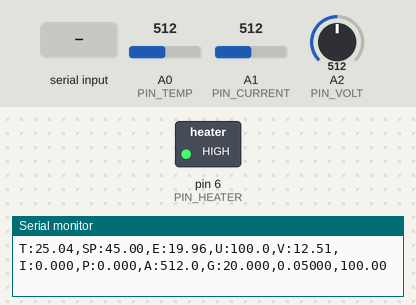
This sketch was run on a simulated Arduino Nano, built with avr-gcc and run on an emulated ATmega328P. Parts: switched loads named in the sketch (green lamp = pin HIGH), the last lines printed to the serial monitor. The test bench sets the inputs (shaded band); at power-on: A0 (PIN_TEMP) = 512, A1 (PIN_CURRENT) = 512, A2 (PIN_VOLT) = 512.

Above: at 1.9 s.
2.0 s: A0 (PIN_TEMP) set to 900
At 3.6 s:
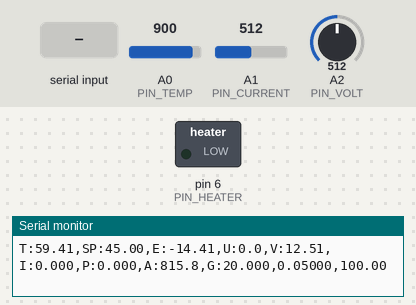
4.2 s: "S:90\n" received over Serial
At 6.5 s:
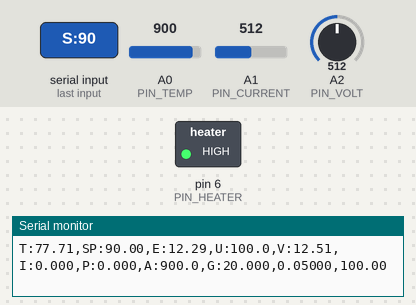
7.2 s: A0 (PIN_TEMP) set to 0
At 9.1 s:
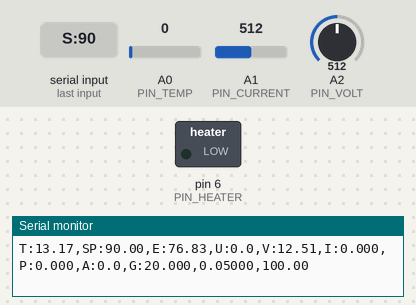
9.2 s: A0 (PIN_TEMP) set to 3
At 12.1 s:
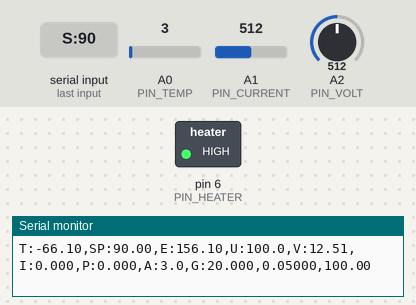
12.2 s: A0 (PIN_TEMP) set to 1011
At 13.6 s:
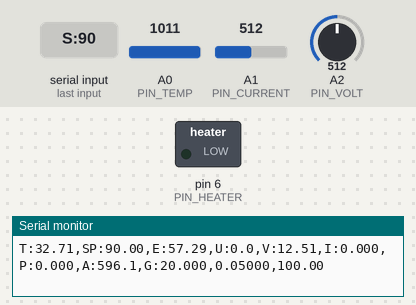
Timing chart, 0 to 15.2 s (numbered marks = the images above; inputs shaded):
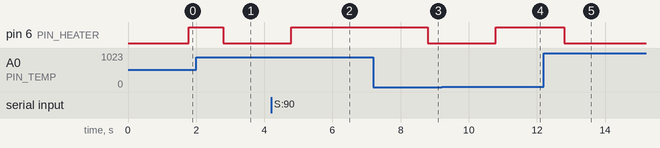

The sketch:

arduino_nano_rl_pid.ino
```cpp
/*
  arduino_nano_rl_pid.ino  —  firmware for OUR rig (exact parts below). Fast PID "reflex" loop;
  the laptop (run_on_rig/live_tuner.py) is the slow "brain" that sends new Kp, Ki, Kd.

  ─── PARTS ────────────────────────────────────────────────────────────────────────────────
   Board        Nano R3, CH340 USB chip (generic Arduino Nano compatible)
   Temperature  B3950 100K NTC thermistor, glass head, 1 m  (placed at the FARTHEST point from the heater)
   Current      ACS712 30A hall-effect current sensor module (66 mV/A, 2.5 V at 0 A)
   Voltage      Voltage Detection Sensor Module 25V (30k/7.5k divider -> ratio 5)
   Switch       STP55NF06 (P55NF06) N-channel MOSFET, 60 V 50 A, TO-220
   Heater       24 V 40 W ceramic cartridge heater (3D-printer type)

  ─── ASSUMED SPECS (typical values for these parts; we did not have datasheets for our exact units) ───
   Heater   24 V 40 W ceramic cartridge (3D-printer type): R = V²/P = 24²/40 ≈ 14.4 Ω (hot), ≈ 1.67 A at 24 V,
            rated max 24 V. Our step tests were logged with a heater that measured ≈ 3.7 Ω (V/I), so
            live_tuner.py measures R on the rig (A2 / A1) and rescales the voltage it shows the agent.
            With a 14.4 Ω heater keep the supply between ~3.5 V and ~10.8 V to stay inside the power range
            the agent was trained on (1–7 W); above that, re-run the step test and retrain.
   NTC      B3950 100K: R25 = 100 kΩ, Beta = 3950 K. Divider resistor = 100 kΩ. On our rig the NTC is on the 5 V side
            (5V - NTC - A0 - 100k - GND): with the other orientation the reading FELL when the heater was on.
            In this orientation A0 rises with temperature and stays inside 2–5 V over the working range
            (≈2.5 V at 25 °C, ≈3.7 V at 50 °C, ≈4.4 V at 80 °C), as our professor asked.
   ACS712   30A version: 66 mV/A, output 2.5 V at 0 A (VCC/2). One ADC step = 4.9 mV ≈ 74 mA, so the reading
            is averaged over every 1 s window (~thousands of samples) to resolve the ~0.5–1.7 A heater current.
   Voltage  25V detection module: 30 kΩ / 7.5 kΩ divider -> ratio 5, max 25 V input (5 V at the Nano pin).
   MOSFET   STP55NF06: Vds 60 V, Id 50 A, Vgs(th) 2–4 V, Rds(on) ≈ 18 mΩ at Vgs = 10 V. NOT logic-level: with
            the Nano's 5 V gate drive Rds(on) is higher, which is fine for ≤ 2 A (it gets warm, add a small heat
            sink). 1 s time-proportioned switching (not fast PWM) keeps switching losses negligible.
   ADC      Nano 10-bit ADC, reference = USB 5 V (measure it and put the real value in ADC_REF).

  ─── PINS (from our wiring) ──────────────────────────────────────────────────────────────
   A0  <- NTC thermistor divider:   5V ── NTC 100k ──┬── A0
                                                     └── 100kΩ fixed ── GND
   A1  <- ACS712-30A  OUT      (VCC 5V, GND; the heater current goes through its screw terminals)
   A2  <- Voltage sensor  S    (its input terminals across the heater SUPPLY, before the MOSFET; "-" to GND)
   D6  -> MOSFET gate through 100 Ω, plus 10 kΩ gate -> GND pull-down
          MOSFET drain -> heater (-), heater (+) -> supply (+), source -> supply GND = Nano GND (common ground!)

  ─── LIBRARIES ── Arduino IDE > Library Manager:  "PID" by Brett Beauregard (PID_v1).  Nothing else.
  ─── BOARD ────── Tools > Board > Arduino Nano;  Processor > ATmega328P (Old Bootloader) for CH340 clones.
                   Windows: install the CH340 driver if no COM port appears.

  ─── SERIAL 9600 ─────────────────────────────────────────────────────────────────────────
   out (1 s):  T:<C>,SP:<C>,E:<C>,U:<%>,V:<volts>,I:<amps>,P:<watts>,A:<raw A0 0-1023>,G:<Kp>,<Ki>,<Kd>
   in:         K:<Kp>,<Ki>,<Kd>   new gains (clamped; SetTunings keeps the integral -> bumpless)
               S:<C>              new setpoint
               M:<%>              manual PWM for step tests,  M:-1 back to automatic
  SAFETY: PID never stops; last gains stay if the laptop disconnects; heater OFF above T_CUTOFF or on a
          broken / shorted thermistor reading.
*/
#include <PID_v1.h>

// ---------------- pins ----------------
const int PIN_TEMP    = A0;   // NTC thermistor divider
const int PIN_CURRENT = A1;   // ACS712-30A
const int PIN_VOLT    = A2;   // 25V voltage sensor module
const int PIN_HEATER  = 6;    // STP55NF06 gate (D6, through 100 Ω)

// ---------------- calibration (check with a multimeter) ----------------
const float ADC_REF        = 5.0;      // measure the Nano 5V pin and put the real value here
const float VOLT_RATIO     = 5.0;      // 25V module: 30k + 7.5k  -> 5
const float I_SENS_V_PER_A = 0.066;    // ACS712-30A: 66 mV/A  (5A: 0.185, 20A: 0.100)
float       I_ZERO_V       = 2.5;      // auto-measured at start-up with the heater OFF
// NTC B3950 100K
const float NTC_R0   = 100000.0;       // resistance at 25 °C
const float NTC_BETA = 3950.0;
const float NTC_T0_K = 298.15;
const float R_FIXED  = 100000.0;       // fixed resistor of the NTC divider: 100 kΩ (matches room temperature)
const bool  NTC_TO_GND = false;        // our rig: 5V-NTC-A0-R_FIXED-GND (A0 rises with temperature, 2–5 V)

// ---------------- safety / gain bounds (same as the simulator) ----------------
const float  T_CUTOFF = 110.0;
const double KP_MIN = 0.5, KP_MAX = 1000.0, KI_MIN = 0.0005, KI_MAX = 10.0, KD_MIN = 0.0, KD_MAX = 5000.0;  // = SAFETY in thermal_pid_env.py (v2)

double T = 0, setpointC = 45.0, U = 0;   // (not "SP": SP is the AVR stack-pointer macro)
double Kp = 20.0, Ki = 0.05, Kd = 100.0;      // safe start; the agent improves them
PID pid(&T, &U, &setpointC, Kp, Ki, Kd, DIRECT);

const unsigned long WINDOW_MS = 1000;          // heater PWM window = PID sample time = 1 s
unsigned long windowStart = 0, lastTick = 0;
double manualU = -1;
float sumV = 0, sumI = 0, sumAdcT = 0; long nSamp = 0;
bool sensorFault = false;
String rx;

double clampd(double x, double lo, double hi) { return x < lo ? lo : (x > hi ? hi : x); }
float adcVolts(int pin) { return analogRead(pin) * (ADC_REF / 1023.0); }

// B-parameter equation:  1/T = 1/T0 + ln(R/R0)/B
float ntcCelsius(float adc) {
  if (adc < 2 || adc > 1021) { sensorFault = true; return NAN; }   // open or shorted thermistor
  float ratio = adc / 1023.0;
  float r = NTC_TO_GND ? R_FIXED * ratio / (1.0 - ratio) : R_FIXED * (1.0 - ratio) / ratio;
  float invT = 1.0 / NTC_T0_K + log(r / NTC_R0) / NTC_BETA;
  sensorFault = false;
  return 1.0 / invT - 273.15;
}

void handleLine(const String& s) {
  if (s.startsWith("K:")) {
    int a = s.indexOf(','), b = s.indexOf(',', a + 1);
    if (a < 0 || b < 0) return;
    Kp = clampd(s.substring(2, a).toFloat(), KP_MIN, KP_MAX);
    Ki = clampd(s.substring(a + 1, b).toFloat(), KI_MIN, KI_MAX);
    Kd = clampd(s.substring(b + 1).toFloat(), KD_MIN, KD_MAX);
    pid.SetTunings(Kp, Ki, Kd);
  } else if (s.startsWith("S:")) {
    setpointC = clampd(s.substring(2).toFloat(), 0, T_CUTOFF - 5);
  } else if (s.startsWith("M:")) {
    manualU = s.substring(2).toFloat();
    pid.SetMode(manualU < 0 ? AUTOMATIC : MANUAL);
  }
}

void setup() {
  Serial.begin(9600);
  pinMode(PIN_HEATER, OUTPUT);
  digitalWrite(PIN_HEATER, LOW);
  delay(300);
  float z = 0;                                  // ACS712 zero-current offset, heater OFF
  for (int i = 0; i < 400; i++) { z += adcVolts(PIN_CURRENT); delay(1); }
  I_ZERO_V = z / 400.0;
  float a = 0;                                  // first temperature reading
  for (int i = 0; i < 64; i++) a += analogRead(PIN_TEMP);
  T = ntcCelsius(a / 64.0);
  pid.SetOutputLimits(0, 100);
  pid.SetSampleTime(1000);
  pid.SetMode(AUTOMATIC);
  windowStart = lastTick = millis();
}

void loop() {
  while (Serial.available()) {
    char c = Serial.read();
    if (c == '\n') { rx.trim(); handleLine(rx); rx = ""; } else if (rx.length() < 64) rx += c;
  }

  // oversample all analog inputs continuously; averaged once per second (smooths ACS712 noise and PWM ripple)
  // FIX 1: the ADC has ONE sample capacitor shared by A0/A1/A2. The NTC divider is a ~50 kΩ source (> the 10 kΩ the
  // ATmega328P datasheet recommends), so the first reading after switching channel is pulled toward the previous
  // channel (the ACS712 at ~2.5 V). Read each channel twice and keep only the second reading.
  analogRead(PIN_TEMP);    sumAdcT += analogRead(PIN_TEMP);
  analogRead(PIN_VOLT);    sumV    += adcVolts(PIN_VOLT) * VOLT_RATIO;
  analogRead(PIN_CURRENT); sumI    += (adcVolts(PIN_CURRENT) - I_ZERO_V) / I_SENS_V_PER_A;
  nSamp++;

  unsigned long now = millis();
  // FIX 2: tick every 1001 ms. PID_v1::Compute() checks its own clock (>= SampleTime = 1000 ms); with a 1000 ms tick
  // it occasionally measured 999 ms and silently skipped the update, holding the old output for 2 s.
  if (now - lastTick >= 1001) {
    lastTick = now;
    float adcT = sumAdcT / nSamp;              // raw A0 average, printed as A: for sensor checks
    float t = ntcCelsius(adcT);
    if (!isnan(t)) T = t;
    float V = sumV / nSamp, I = sumI / nSamp;
    if (I < 0) I = 0;
    sumAdcT = sumV = sumI = 0; nSamp = 0;

    if (manualU >= 0) U = clampd(manualU, 0, 100); else pid.Compute();
    if (T > T_CUTOFF || sensorFault) U = 0;      // hard safety

    Serial.print("T:"); Serial.print(T, 2);
    Serial.print(",SP:"); Serial.print(setpointC, 2);
    Serial.print(",E:"); Serial.print(setpointC - T, 2);
    Serial.print(",U:"); Serial.print(U, 1);
    Serial.print(",V:"); Serial.print(V, 2);
    Serial.print(",I:"); Serial.print(I, 3);
    Serial.print(",P:"); Serial.print(V * I, 3);
    Serial.print(",A:"); Serial.print(adcT, 1);
    Serial.print(",G:"); Serial.print(Kp, 3); Serial.print(","); Serial.print(Ki, 5); Serial.print(","); Serial.println(Kd, 2);
  }

  if (now - windowStart > WINDOW_MS) windowStart += WINDOW_MS;
  digitalWrite(PIN_HEATER, (now - windowStart) < (U / 100.0) * WINDOW_MS ? HIGH : LOW);
}
```

Measured:
- the behaviour switches between 1 and 2 on A0 (PIN_TEMP) (found by bisection; images 3 and 4)
- after the input at 2.0 s, pin 6 (PIN_HEATER): HIGH → LOW after 0.79 s
- after the input at 4.2 s, pin 6 (PIN_HEATER): LOW → HIGH after 0.59 s
- after the input at 7.2 s, pin 6 (PIN_HEATER): HIGH → LOW after 1.6 s
- after the input at 9.2 s, pin 6 (PIN_HEATER): LOW → HIGH after 1.6 s
- after the input at 12.2 s, pin 6 (PIN_HEATER): HIGH → LOW after 0.60 s
